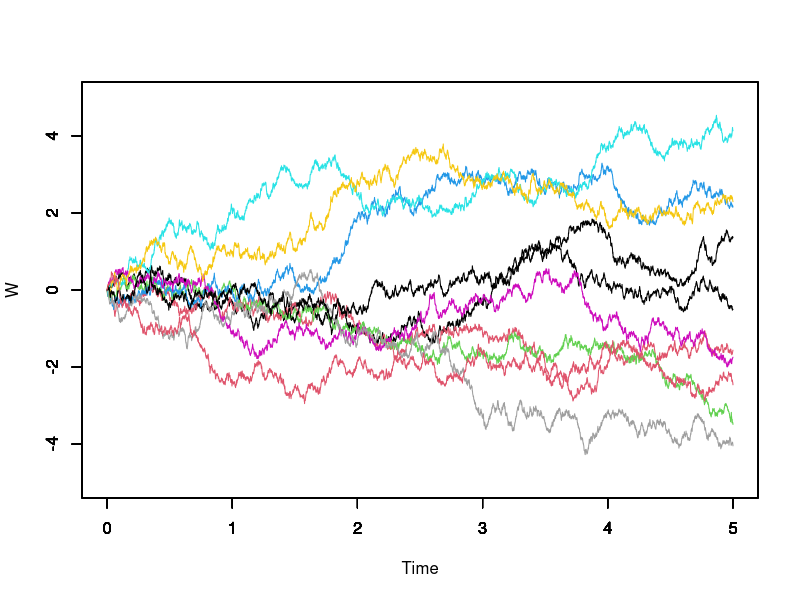

Write the R code that produced this figure.
set.seed(1);

size = 5000;
n = 10;
range_time  = 5;
dt = range_time/size;
sdt = sqrt(dt);

#No matrix assigment, because size will be too large.
W <- vector(length = size+1);
W[1] = 0;
w2 = 0; w5 = 0;

pdf("1.pdf");
for (i in 1:n) {
	for (j in 2:(size + 1)) {
		W[j] = W[j-1] + (sdt * rnorm(1, mean = 0, sd = 1));
	}
	w2 = w2 + (W[(2/dt) + 1]/n);
	w5 = w5 + (W[(5/dt) + 1]/n);
	plot(seq(0, 5, dt), W, type = 'l', xlim = c(0,5), ylim = c(-5,5), col = i, verticals = FALSE, do.points = FALSE, main = "", xlab = "", ylab = "")
	par(new = TRUE)
}
title(ylab = 'W', xlab = 'Time');

cat("\nE[W(2)] =", w2, "\nE[W(5)] =", w5, '\n');

#E[W(2)] = -0.06122638 
#E[W(5)] = -0.3858699